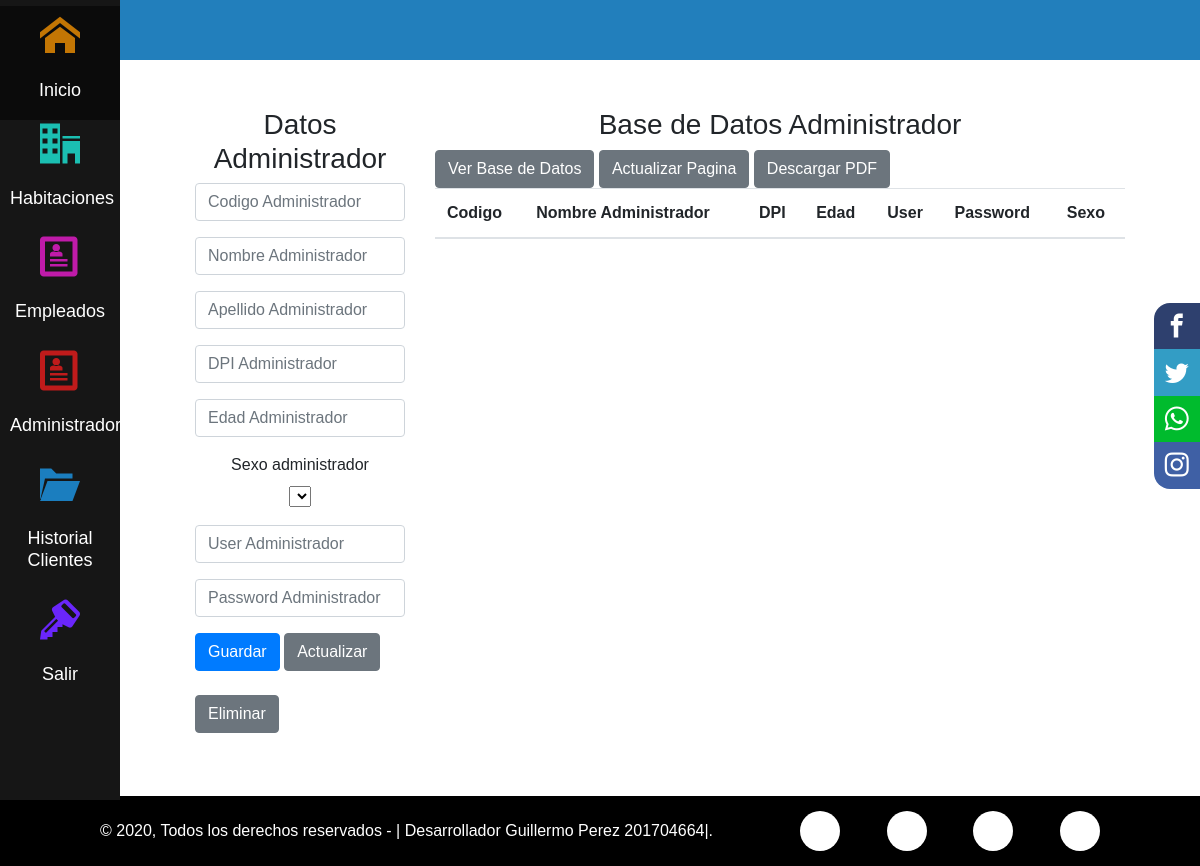
Page /rol_administrador/datos_admin.php on the earlier database version.
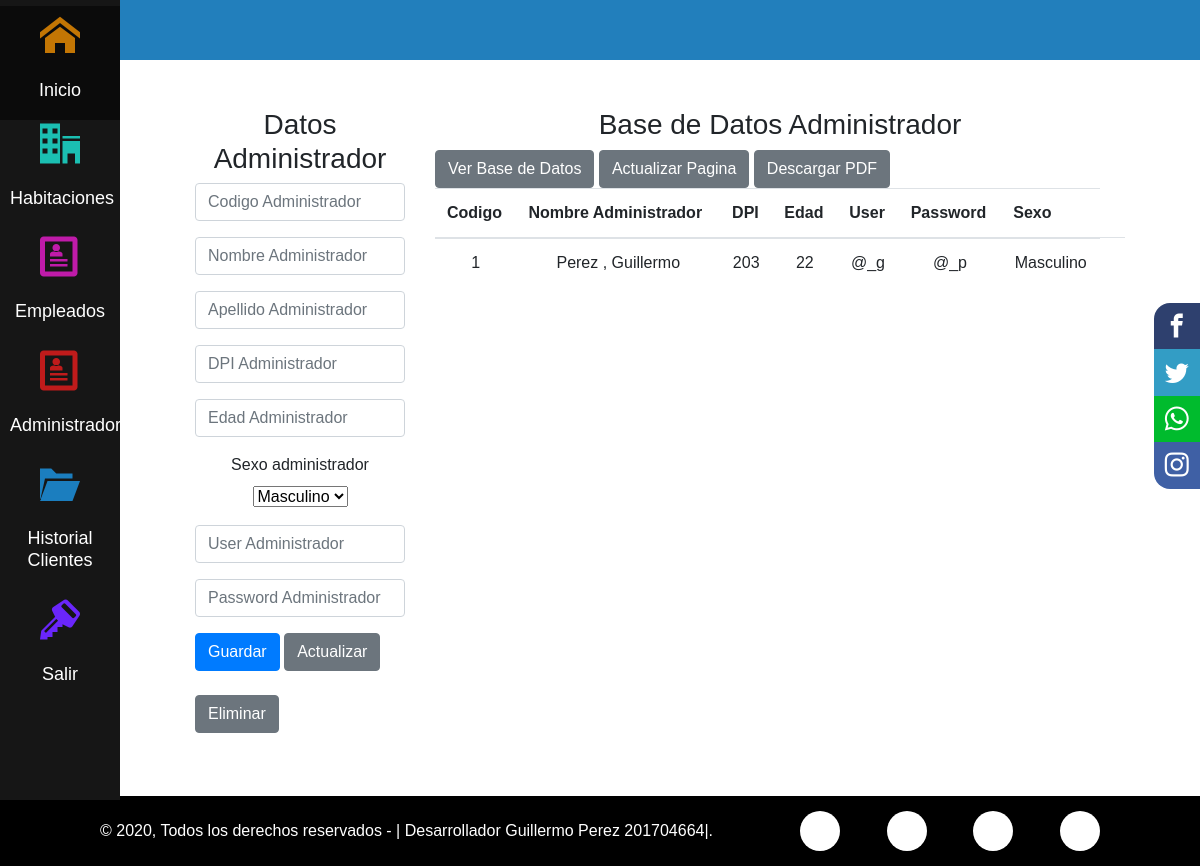
Same page on the later database version.
### tables this page shows
CREATE TABLE `administrador` (
  `administrador_id` int(11) NOT NULL,
  `nombre_administrador` text NOT NULL,
  `apellido_administrador` text NOT NULL,
  `DPI` int(11) NOT NULL,
  `edad` int(11) NOT NULL,
  `sexo_id` int(11) NOT NULL,
  `user` text NOT NULL,
  `password` text NOT NULL
);

CREATE TABLE `sexo` (
  `sexo_id` int(11) NOT NULL,
  `tipo_sexo` text NOT NULL
);

### rol_administrador/datos_admin.php (the view, shortened to what the changed rows need)
<?php
    include_once("diseno_pagina_administrador.php");
 ?>
<!DOCTYPE html>
<html lang="en">
<head>
    <link rel="stylesheet" href="https://stackpath.bootstrapcdn.com/bootstrap/4.5.2/css/bootstrap.min.css">
</head>
<body>
<div class="content-article">
            <article>
    <br> <br>
    <div class="container">
        <div class="row">
            <div class="col-3">
                <form id="frminsertarclientes" method="post">
                    <div class="form-group">
                        <center>
                        <label> Sexo administrador  </label>
                             <br>
                        <select class="" name="txtsexo_id" id="txtsexo_id">
                            <?php
                            include "daoA/conexion.php";
                            $sql = "select * from sexo";
                            $ejecutar = mysqli_query($conexion, $sql);
                            while($txtsexo_id = mysqli_fetch_array($ejecutar)){
                                echo "<option value='".$txtsexo_id ['sexo_id']."'>".utf8_encode($txtsexo_id ['tipo_sexo'])."</option>";
                            }
                            ?>
                        </select>
                        </center>
                    </div>
                    <br>
                    <br>
                </form>
            </div>
           <div class="col">
                <table class="table">
                    <thead>
                        <tr>
                            <th scope="col">Codigo </th>
                            <th scope="col">Nombre Administrador </th>
                            <th scope="col">DPI</th>
                            <th scope="col">Edad</th>
                            <th scope="col">User</th>
                            <th scope="col">Password</th>
                            <th scope="col">Sexo</th>
                        </tr>
                    </thead>
                    <?php
                    include "daoA/conexion.php";
                    $sql = " SELECT administrador.administrador_id, CONCAT(administrador.apellido_administrador, ', ',administrador.nombre_administrador)AS Nombre_completo_admin,administrador.DPI,administrador.edad, sexo.tipo_sexo,administrador.user, administrador.password
                         From administrador inner join sexo on administrador.sexo_id = sexo.sexo_id     ";
                    $ejecutar = mysqli_query($conexion, $sql);
                    while ($fila = mysqli_fetch_array($ejecutar)){
                    ?>
                    <tbody>
                        <td> <center><?php echo $fila['administrador_id']?> </center></td>
                        <td> <center><?php echo $fila['Nombre_completo_admin']?> </center></td>
                        <td> <center><?php echo $fila['DPI']?> </center></td>
                        <td> <center><?php echo $fila['edad']?> </center></td>
                        <td> <center><?php echo $fila['user']?> </center></td>
                        <td> <center><?php echo $fila['password']?> </center></td>
                        <td> <center><?php echo $fila['tipo_sexo']?> </center></td>
                        <td></td>
                    </tbody>
                    <?php
                    }
                    ?>
                </table>
            </div>
        </div>
    </div>
    </article>
        </div>
</body>
</html>

Differences in the rows shown:
added administrador: administrador "1", Nombre_completo_admin "Perez , Guillermo", DPI "203", edad "22", user "@_g", password "@_p", sexo.tipo_sexo "Masculino"
Other differences:
form field txtsexo_id: (not shown) → "Masculino"
